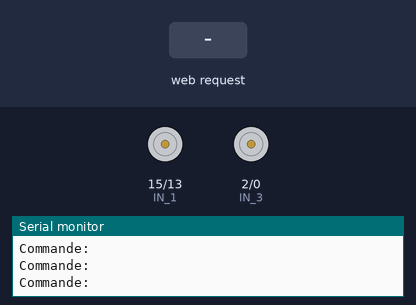
Simulated run of this sketch. Board: ESP8266 (NodeMCU). Parts: motor-driver pin pairs drawn as motors (green arrow = first pin HIGH = forward, orange = second pin HIGH = backward, longer = more drive, scaled by the enable pin), the last lines printed to the serial monitor. Inputs (shaded band) come from the test bench.

Above: at 1.2 s.
1.3 s: HTTP request GET /?State=F received
At 2.0 s:
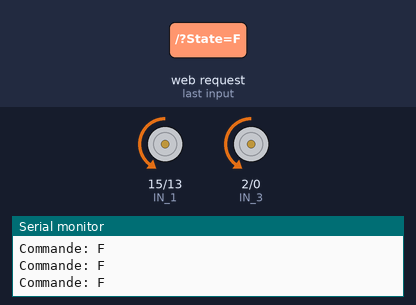
2.8 s: HTTP request GET /?State=B received
At 3.3 s:
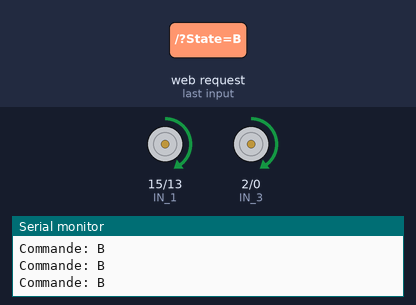
4.3 s: HTTP request GET /?State=L received
At 5.3 s:
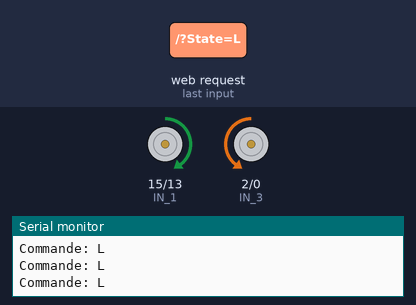
5.8 s: HTTP request GET /?State=R received
At 6.7 s:
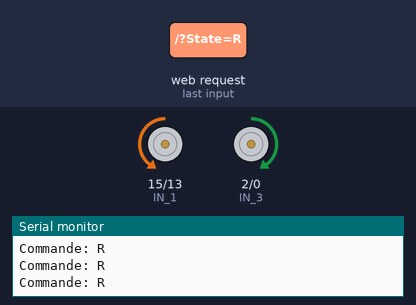
Timing chart, 0 to 8.3 s (numbered marks = the images above; inputs shaded):
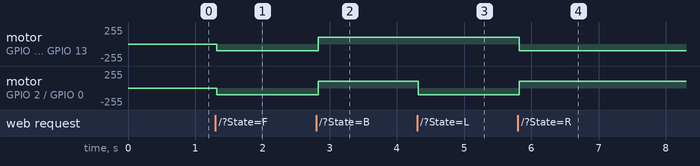

The sketch:

sketch_init.ino
```cpp
#define ENA   14          // Enable/speed motors Right        GPIO14(D5)
#define ENB   12          // Enable/speed motors Left         GPIO12(D6)
#define IN_1  15          // L298N in1 motors Right           GPIO15(D8)
#define IN_2  13          // L298N in2 motors Right           GPIO13(D7)
#define IN_3  2           // L298N in3 motors Left            GPIO2(D4)
#define IN_4  0           // L298N in4 motors Left            GPIO0(D3)

#include <ESP8266WiFi.h>
#include <ESP8266WebServer.h>
#include <WiFiClient.h>

// Enter SSID
const char* ssid = "WAGEN";

// String to store app command state
String command;
// Car speed from 400 to 1023
int speedCar = 400;
int speed_Coeff = 3;

// defines variables
long duration;
int distance;

// Put IP Address details
IPAddress local_ip(192,168,1,1);
IPAddress gateway(192,168,1,1);
IPAddress subnet(255,255,255,0);

ESP8266WebServer server(80);

void setup() {
  // Init pins
  pinMode(ENA, OUTPUT);
  pinMode(ENB, OUTPUT);
  pinMode(IN_1, OUTPUT);
  pinMode(IN_2, OUTPUT);
  pinMode(IN_3, OUTPUT);
  pinMode(IN_4, OUTPUT);

  Serial.begin(9600);

  WiFi.softAP(ssid);
  WiFi.softAPConfig(local_ip, gateway, subnet);

  // Starting WEB-server
  server.on ( "/", HTTP_handleRoot );
  server.onNotFound ( handle_NotFound );

  server.begin();
  Serial.println("HTTP server started");
}

void loop() {
  server.handleClient();

  command = server.arg("State");

  Serial.println("Commande: " + command);

  // Delivering commands
  if (command == "F") goAhead();
  else if (command == "B") goBack();
  else if (command == "L") goLeft();
  else if (command == "R") goRight();
  else if (command == "I") goAheadRight();
  else if (command == "G") goAheadLeft();
  else if (command == "J") goBackRight();
  else if (command == "H") goBackLeft();
  else if (command == "0") speedCar = 400;
  else if (command == "1") speedCar = 470;
  else if (command == "2") speedCar = 540;
  else if (command == "3") speedCar = 610;
  else if (command == "4") speedCar = 680;
  else if (command == "5") speedCar = 750;
  else if (command == "6") speedCar = 820;
  else if (command == "7") speedCar = 890;
  else if (command == "8") speedCar = 960;
  else if (command == "9") speedCar = 1023;
  else if (command == "S") stopRobot();
}

String SendHTML(){
  String ptr = "<!DOCTYPE html> <html>\n";
  ptr +="<head><meta name=\"viewport\" content=\"width=device-width, initial-scale=1.0, user-scalable=no\">\n";
  ptr +="<title>CAR Control</title>\n";
  ptr +="<script>\n";
  ptr +="function httpGet(theUrl){var xmlHttp = new XMLHttpRequest();xmlHttp.open( \"GET\", theUrl, false );xmlHttp.send( null );return xmlHttp.responseText;}\n";
  ptr +="function forward(){httpGet(\"http://192.168.1.1?State=F\");}\n";
  ptr +="function backward(){httpGet(\"http://192.168.1.1?State=B\");}\n";
  ptr +="function left(){httpGet(\"http://192.168.1.1?State=L\");}\n";
  ptr +="function right(){httpGet(\"http://192.168.1.1?State=R\");}\n";
  ptr +="function stop(){httpGet(\"http://192.168.1.1?State=S\");}\n";
  ptr +="</script>\n";
  ptr +="<style>html { font-family: Helvetica; display: inline-block; margin: 0px auto; text-align: center;}\n";
  ptr +="body{margin-top: 50px; -webkit-touch-callout: none !important;} h1 {color: #444444;margin: 50px auto 30px;} h3 {color: #444444;margin-bottom: 50px;}\n";
  ptr +="table{width: 100px; margin: auto; font-size: 40px} button{padding: 0px 15px; color: #fff; background-color: #005584; border-radius: 9px; font-size: 40px;}\n";
  ptr +="</style>\n";
  ptr +="</head>\n";
  ptr +="<body style=\"-moz-user-select: none; -webkit-user-select: none; -ms-user-select:none; user-select:none;-o-user-select:none;\" unselectable=\"on\" onselectstart=\"return false;\" onmousedown=\"return false;\">\n";
  ptr +="<h1>Commande your car</h1>\n";
  ptr +="<h3>Using Access Point(AP) Mode</h3>\n";

  ptr +="<table>\n";
  ptr +="<tbody>\n";
  ptr +="<tr>\n";
  ptr +="<td align=\"center\"><a href=\"?State=0\">0</a></td>\n";
  ptr +="<td align=\"center\"><a href=\"?State=1\">1</a></td>\n";
  ptr +="<td align=\"center\"><a href=\"?State=2\">2</a></td>\n";
  ptr +="<td align=\"center\"><a href=\"?State=3\">3</a></td>\n";
  ptr +="<td align=\"center\"><a href=\"?State=4\">4</a></td>\n";
  ptr +="<td align=\"center\"><a href=\"?State=5\">5</a></td>\n";
  ptr +="<td align=\"center\"><a href=\"?State=6\">6</a></td>\n";
  ptr +="<td align=\"center\"><a href=\"?State=7\">7</a></td>\n";
  ptr +="<td align=\"center\"><a href=\"?State=8\">8</a></td>\n";
  ptr +="<td align=\"center\"><a href=\"?State=9\">9</a></td>\n";
  ptr +="</tr>\n";
  ptr +="<tr>\n";
  ptr +="<td>-</td>\n";
  ptr +="<td>-</td>\n";
  ptr +="<td>-</td>\n";
  ptr +="<td>-</td>\n";
  ptr +="<td>-</td>\n";
  ptr +="<td>-</td>\n";
  ptr +="<td>-</td>\n";
  ptr +="<td>-</td>\n";
  ptr +="<td>-</td>\n";
  ptr +="<td>-</td>\n";
  ptr +="</tr>\n";
  ptr +="</tbody>\n";
  ptr +="</table>\n";

  ptr +="<table>\n";
  ptr +="<tbody>\n";
  ptr +="<tr>\n";
  ptr +="<td></td>\n";
  ptr +="<td align=\"center\"><button ontouchstart=\"forward(this)\" ontouchend=\"stop(this)\">&#x2B06;</button></td>\n";
  ptr +="<td></td>\n";
  ptr +="</tr>\n";
  ptr +="<tr>\n";
  ptr +="<td align=\"center\"><button ontouchstart=\"left(this)\" ontouchend=\"stop(this)\">&#x2B05;</button></td>\n";
  ptr +="<td></td>\n";
  ptr +="<td align=\"center\"><button ontouchstart=\"right(this)\" ontouchend=\"stop(this)\">&#x27A1;</button></td>\n";
  ptr +="</tr>\n";
  ptr +="<tr>\n";
  ptr +="<td></td>\n";
  ptr +="<td align=\"center\"><button ontouchstart=\"backward(this)\" ontouchend=\"stop(this)\">&#x2B07;</button></td>\n";
  ptr +="<td></td>\n";
  ptr +="</tr>\n";

  ptr +="</tbody>\n";
  ptr +="</table>\n";

  ptr +="<body>\n";
  ptr +="<html>\n";

  return ptr;
}

void goAhead() {
  digitalWrite(IN_1, LOW);
  digitalWrite(IN_2, HIGH);
  analogWrite(ENA, speedCar);

  digitalWrite(IN_3, LOW);
  digitalWrite(IN_4, HIGH);
  analogWrite(ENB, speedCar);
}

void goBack() {
  digitalWrite(IN_1, HIGH);
  digitalWrite(IN_2, LOW);
  analogWrite(ENA, speedCar);

  digitalWrite(IN_3, HIGH);
  digitalWrite(IN_4, LOW);
  analogWrite(ENB, speedCar);
}

void goRight() {
  digitalWrite(IN_1, LOW);
  digitalWrite(IN_2, HIGH);
  analogWrite(ENA, speedCar);

  digitalWrite(IN_3, HIGH);
  digitalWrite(IN_4, LOW);
  analogWrite(ENB, speedCar);
}

void goLeft() {
  digitalWrite(IN_1, HIGH);
  digitalWrite(IN_2, LOW);
  analogWrite(ENA, speedCar);

  digitalWrite(IN_3, LOW);
  digitalWrite(IN_4, HIGH);
  analogWrite(ENB, speedCar);
}

void goAheadRight() {
  digitalWrite(IN_1, LOW);
  digitalWrite(IN_2, HIGH);
  analogWrite(ENA, speedCar / speed_Coeff);

  digitalWrite(IN_3, LOW);
  digitalWrite(IN_4, HIGH);
  analogWrite(ENB, speedCar);
}

void goAheadLeft() {
  digitalWrite(IN_1, LOW);
  digitalWrite(IN_2, HIGH);
  analogWrite(ENA, speedCar);

  digitalWrite(IN_3, LOW);
  digitalWrite(IN_4, HIGH);
  analogWrite(ENB, speedCar / speed_Coeff);
}

void goBackRight() {
  digitalWrite(IN_1, HIGH);
  digitalWrite(IN_2, LOW);
  analogWrite(ENA, speedCar / speed_Coeff);

  digitalWrite(IN_3, HIGH);
  digitalWrite(IN_4, LOW);
  analogWrite(ENB, speedCar);
}

void goBackLeft() {
  digitalWrite(IN_1, HIGH);
  digitalWrite(IN_2, LOW);
  analogWrite(ENA, speedCar);

  digitalWrite(IN_3, HIGH);
  digitalWrite(IN_4, LOW);
  analogWrite(ENB, speedCar / speed_Coeff);
}

void stopRobot() {
  digitalWrite(IN_1, LOW);
  digitalWrite(IN_2, LOW);
  analogWrite(ENA, speedCar);

  digitalWrite(IN_3, LOW);
  digitalWrite(IN_4, LOW);
  analogWrite(ENB, speedCar);
}

void HTTP_handleRoot(void) {
  if ( server.hasArg("State") ) {
    Serial.println(server.arg("State"));
  }
  server.send(200, "text/html", SendHTML());
  delay(1);
}

void handle_NotFound(){
  server.send(404, "text/plain", "Not found");
}
```

Measured:
- after the input at 1.3 s, motor on GPIO 15 (IN_1) / GPIO 13 (IN_2), motor on GPIO 2 (IN_3) / GPIO 0 (IN_4): stopped → backward 99/255 at once
- after the input at 2.8 s, motor on GPIO 15 (IN_1) / GPIO 13 (IN_2), motor on GPIO 2 (IN_3) / GPIO 0 (IN_4): backward 99/255 → forward 99/255 at once
- after the input at 4.3 s, motor on GPIO 2 (IN_3) / GPIO 0 (IN_4): forward 99/255 → backward 99/255 at once
- after the input at 5.8 s, motor on GPIO 15 (IN_1) / GPIO 13 (IN_2): forward 99/255 → backward 99/255 at once; motor on GPIO 2 (IN_3) / GPIO 0 (IN_4): backward 99/255 → forward 99/255 at once
